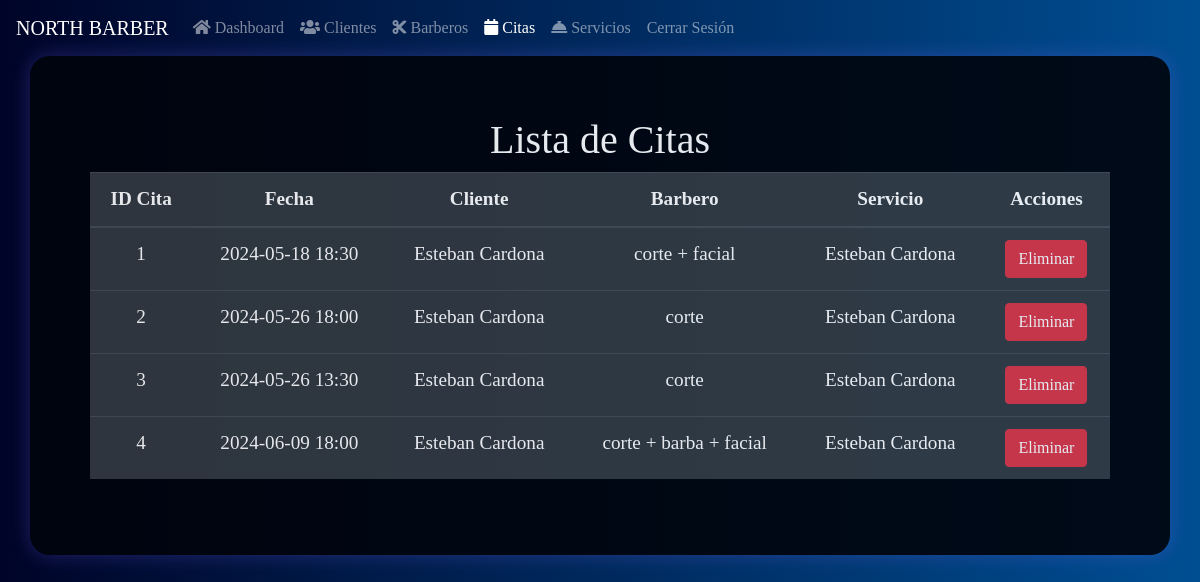
Page /admin_citas (signed in) on the earlier database version.
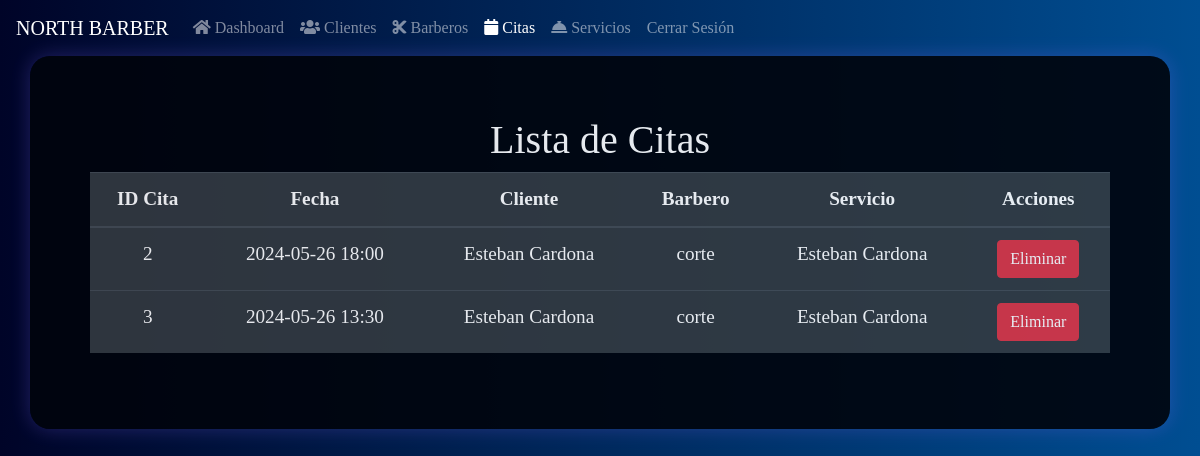
Same page on the later database version.
### tables this page shows
CREATE TABLE "cita" (
    id_cita INTEGER PRIMARY KEY,
    cliente INTEGER NOT NULL,
    barbero INTEGER NOT NULL,
    servicio INTEGER NOT NULL,
    fecha DATETIME NOT NULL,
    estado INTEGER NOT NULL,
    FOREIGN KEY (cliente) REFERENCES cliente(id),
    FOREIGN KEY (barbero) REFERENCES barbero(id),
    FOREIGN KEY (servicio) REFERENCES servicio(id_servicio),
    FOREIGN KEY (estado) REFERENCES estado_cita(id)
);

CREATE TABLE "servicio"(
    id_servicio INTEGER PRIMARY KEY,
    tipo VARCHAR(50) NOT NULL
, "precio" INTEGER(50) NOT NULL, "duracion" INTEGER(50) NOT NULL);

### app.py (the view)
    def admin_citas(self):
        if "tipo_usuario" in session and session["tipo_usuario"] == 3:
            conn = DatabaseManager(self.DATABASE).get_connection()
            cursor = conn.cursor()
            cursor.execute(
                "SELECT c.id_cita, c.fecha, b.nombre || ' ' || b.apellidos as barbero, "
                "s.tipo as servicio, cli.nombre || ' ' || cli.apellidos as cliente, cli.telefono "
                "FROM cita c "
                "JOIN barbero b ON c.barbero = b.id "
                "JOIN servicio s ON c.servicio = s.id_servicio "
                "JOIN cliente cli ON c.cliente = cli.id"
            )
            citas = cursor.fetchall()
            conn.close()
            return render_template("admin_citas.html", citas=citas)
        return redirect("/login")

### app.py (called while the page is built)
    def get_connection(self):
        db = getattr(g, "_database", None)
        if db is None:
            db = g._database = sqlite3.connect(self.database)
        return db

    def close_connection(self, exception):
        db = getattr(g, "_database", None)
        if db is not None:
            db.close()

    def close_connection(self, exception):
        DatabaseManager("barberia.db").close_connection(exception)

### templates/admin_citas.html (shortened to what this page needs)
<!DOCTYPE html>
<html lang="es">
  <head>
    <link
      href="https://stackpath.bootstrapcdn.com/bootstrap/4.3.1/css/bootstrap.min.css"
      rel="stylesheet"
    />
    <link
      rel="stylesheet"
      href="https://use.fontawesome.com/releases/v5.8.1/css/all.css"
    />
  </head>
  <body>
    <nav class="navbar navbar-expand-lg navbar-dark bg-primary">
      <a class="navbar-brand" href="#">NORTH BARBER</a>
      <div class="collapse navbar-collapse" id="navbarNav">
        <ul class="navbar-nav">
          <li class="nav-item">
            <a class="nav-link" href="/admin_dashboard"
              ><i class="fa fa-home"></i> Dashboard</a
            >
          </li>
          <li class="nav-item">
            <a class="nav-link" href="/admin_clientes"
              ><i class="fa fa-users"></i> Clientes</a
            >
          </li>
          <li class="nav-item">
            <a class="nav-link" href="/admin_barberos"
              ><i class="fa fa-cut"></i> Barberos</a
            >
          </li>
          <li class="nav-item active">
            <a class="nav-link" href="/admin_citas"
              ><i class="fa fa-calendar"></i> Citas</a
            >
          </li>
          <li class="nav-item">
            <a class="nav-link" href="/admin_servicios"
              ><i class="fa fa-concierge-bell"></i> Servicios</a
            >
          </li>
          <li class="nav-item">
            <a class="nav-link btn-logout" href="/logout">Cerrar Sesión</a>
          </li>
        </ul>
      </div>
    </nav>
    <div class="container">
      <h1>Lista de Citas</h1>
      <table class="table table-dark table-hover">
        <thead>
          <tr>
            <th>ID Cita</th>
            <th>Fecha</th>
            <th>Cliente</th>
            <th>Barbero</th>
            <th>Servicio</th>
            <th>Acciones</th>
          </tr>
        </thead>
        <tbody>
          {% for cita in citas %}
          <tr>
            <td>{{ cita[0] }}</td>
            <td>{{ cita[1] }}</td>
            <td>{{ cita[2] }}</td>
            <td>{{ cita[3] }}</td>
            <td>{{ cita[4] }}</td>
            <td>
              <a
                href="/admin_eliminar_cita/{{ cita[0] }}"
                class="btn btn-danger"
                >Eliminar</a
              >
            </td>
          </tr>
          {% endfor %}
        </tbody>
      </table>
    </div>
  </body>
</html>

Differences in the rows shown:
removed cita: id_cita "1", fecha "2024-05-18 18:30", cita "Esteban Cardona", tipo "corte + facial"
removed cita: id_cita "4", fecha "2024-06-09 18:00", cita "Esteban Cardona", tipo "corte + barba + facial"
